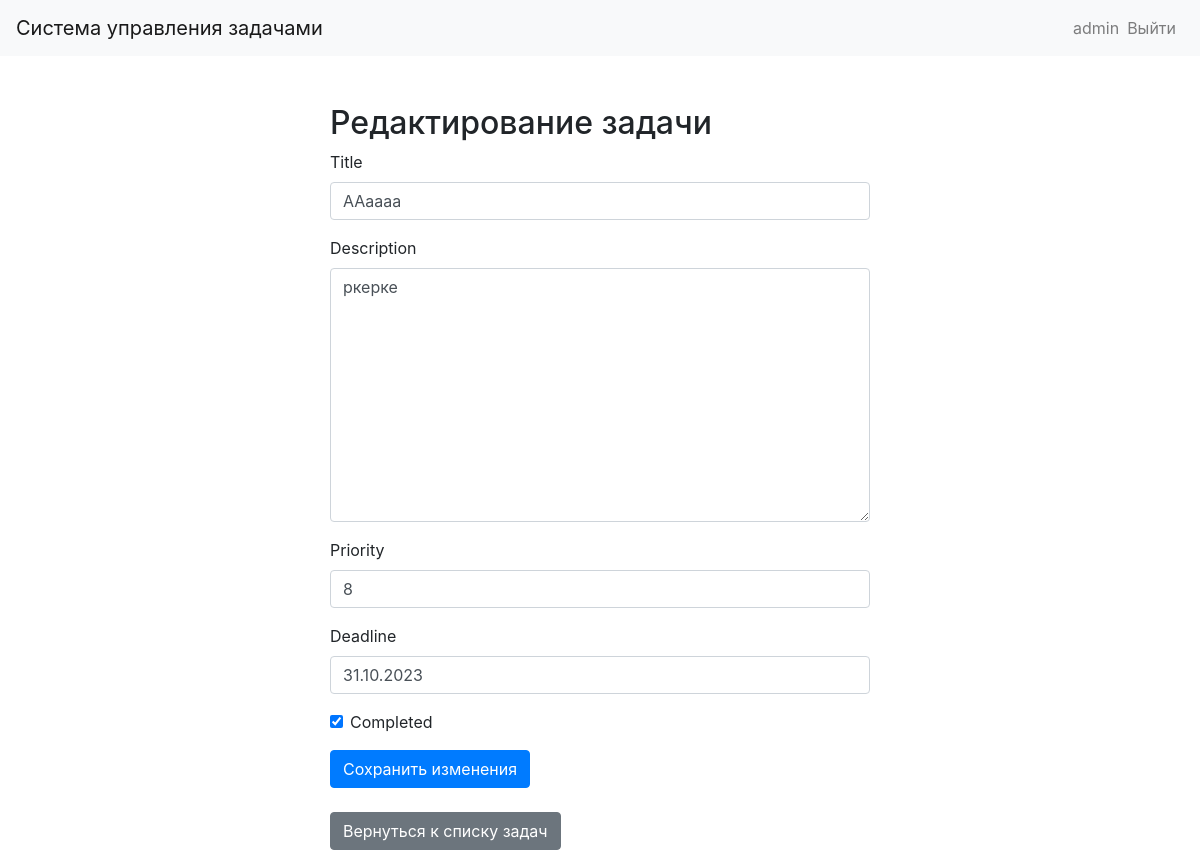
The page /task/edit/4/ (signed in) on the database its author committed.
### todos/models.py (models this page shows, shortened)
class Task(models.Model):
    user = models.ForeignKey(User, on_delete=models.CASCADE)
    title = models.CharField(max_length=200)
    description = models.TextField()
    priority = models.IntegerField(default=1)
    deadline = models.DateField()
    completed = models.BooleanField(default=False)

### todos/views.py (the view)
# urls.py: path('task/edit/<int:pk>/', views.task_edit, name='task_edit'),
@login_required
def task_edit(request, pk):
    task = get_object_or_404(Task, pk=pk, user=request.user)
    if request.method == 'POST':
        form = TaskForm(request.POST, instance=task)
        if form.is_valid():
            form.save()
            return redirect('task_list')
    else:
        form = TaskForm(instance=task)
    return render(request, 'todos/task_edit.html', {'form': form})

### todos/forms.py
class TaskForm(forms.ModelForm):
    class Meta:
        model = Task
        fields = ['title', 'description', 'priority', 'deadline', 'completed']
        widgets = {
            'completed': forms.CheckboxInput(attrs={'class': 'form-check-input'}),
        }

### todos/templates/todos/task_edit.html (shortened to what this page needs)
{% extends 'todos/base.html' %}
{% load bootstrap4 %}
{% block content %}
    <div class="row">
        <div class="col-md-6 offset-md-3">
            <h2>Редактирование задачи</h2>
                <form method="post">
                    {% bootstrap_form form %}
                    <button type="submit" class="btn btn-primary">Сохранить изменения</button>
                </form>
                <br>
            <a href="{% url 'task_list' %}" class="btn btn-secondary">Вернуться к списку задач</a>
        </div>
    </div>
{% endblock %}

### todos/templates/todos/base.html (shortened to what this page needs)
{% load bootstrap4 %}
<!DOCTYPE html>
<html lang="en">
<head>
    <link href="https://stackpath.bootstrapcdn.com/bootstrap/4.5.2/css/bootstrap.min.css" rel="stylesheet">
</head>
<body>
    <nav class="navbar navbar-expand-lg navbar-light bg-light">
        <a class="navbar-brand" href="{% url 'task_list' %}">Система управления задачами</a>
        <div class="collapse navbar-collapse" id="navbarNav">
            <ul class="navbar-nav ml-auto">
                <li class="nav-item">
                    {% if user.is_authenticated %}
                        <ul class="navbar-nav">
                            <li class="nav-item">
                                <span class="navbar-text">{{ user }}</span>
                            </li>
                            <li class="nav-item">
                                <a class="nav-link" href="{% url 'user_logout' %}">Выйти</a>
                            </li>
                        </ul>
                    {% endif %}
                </li>
            </ul>
        </div>
    </nav>
    <div class="container mt-5">
        {% block content %}
        {% endblock %}
    </div>
</body>
</html>

### rows shown on the page
Task: title "ААаааа", description "ркерке", priority "8", deadline "31.10.2023", completed "☑"

### other values the page prints
{{ user }} "admin"
